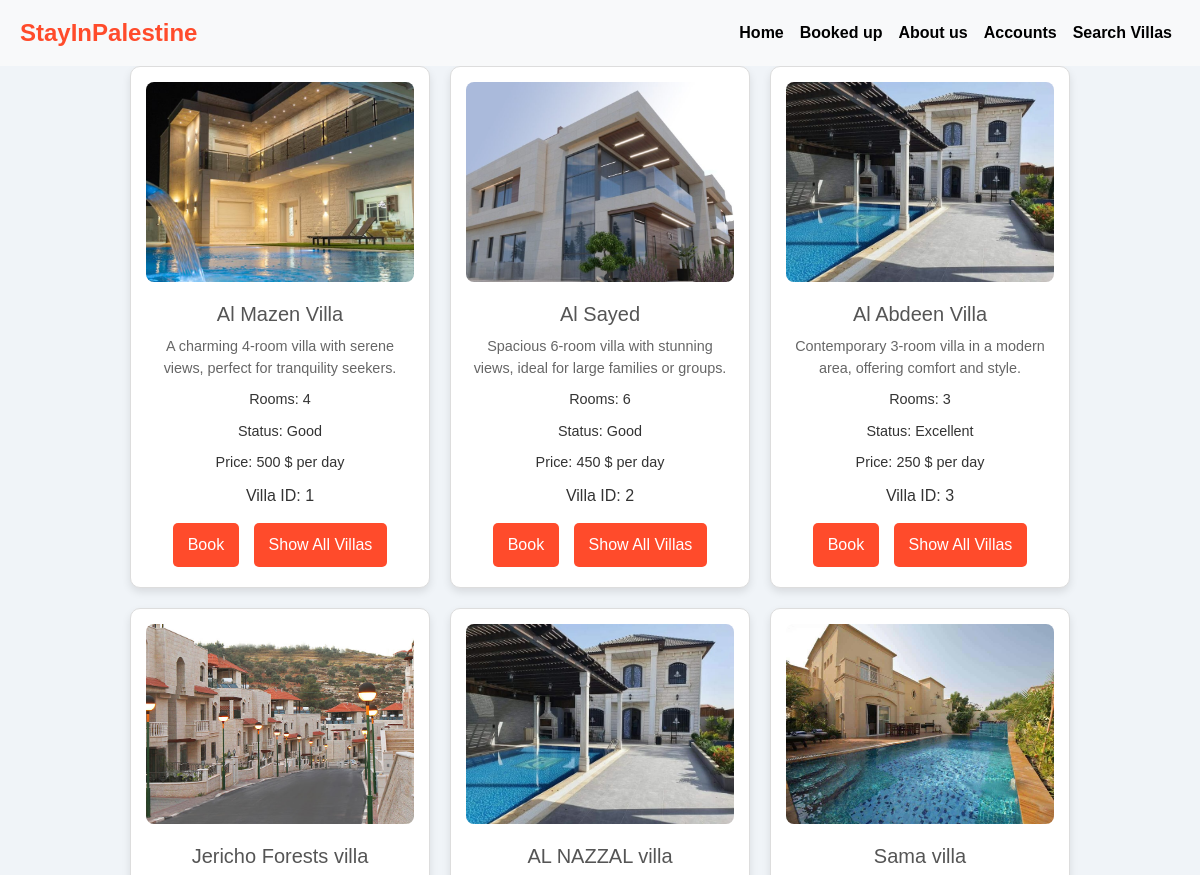
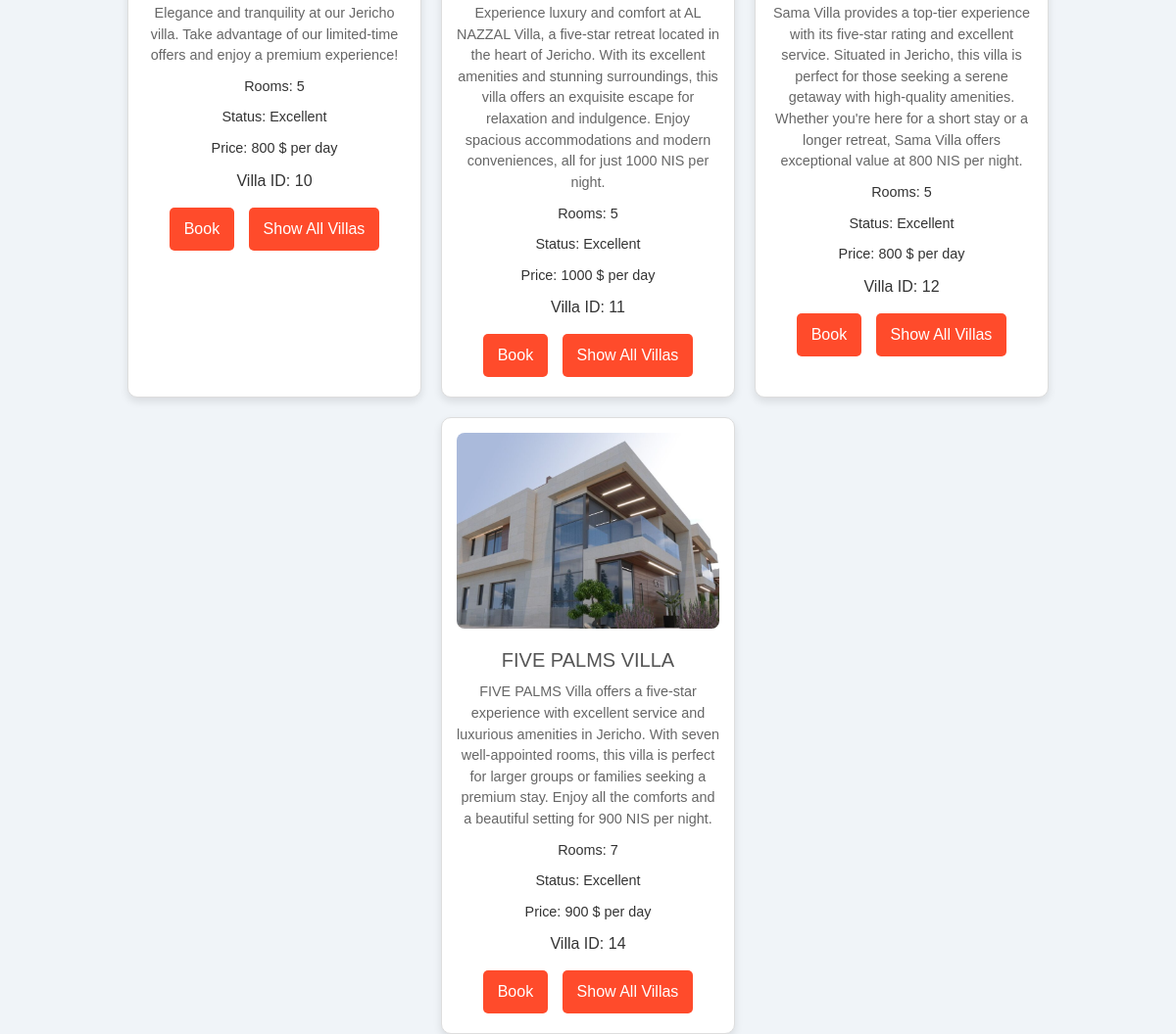
Before: /villas/Jericho/ with the older database file (2 pictures, top to bottom).
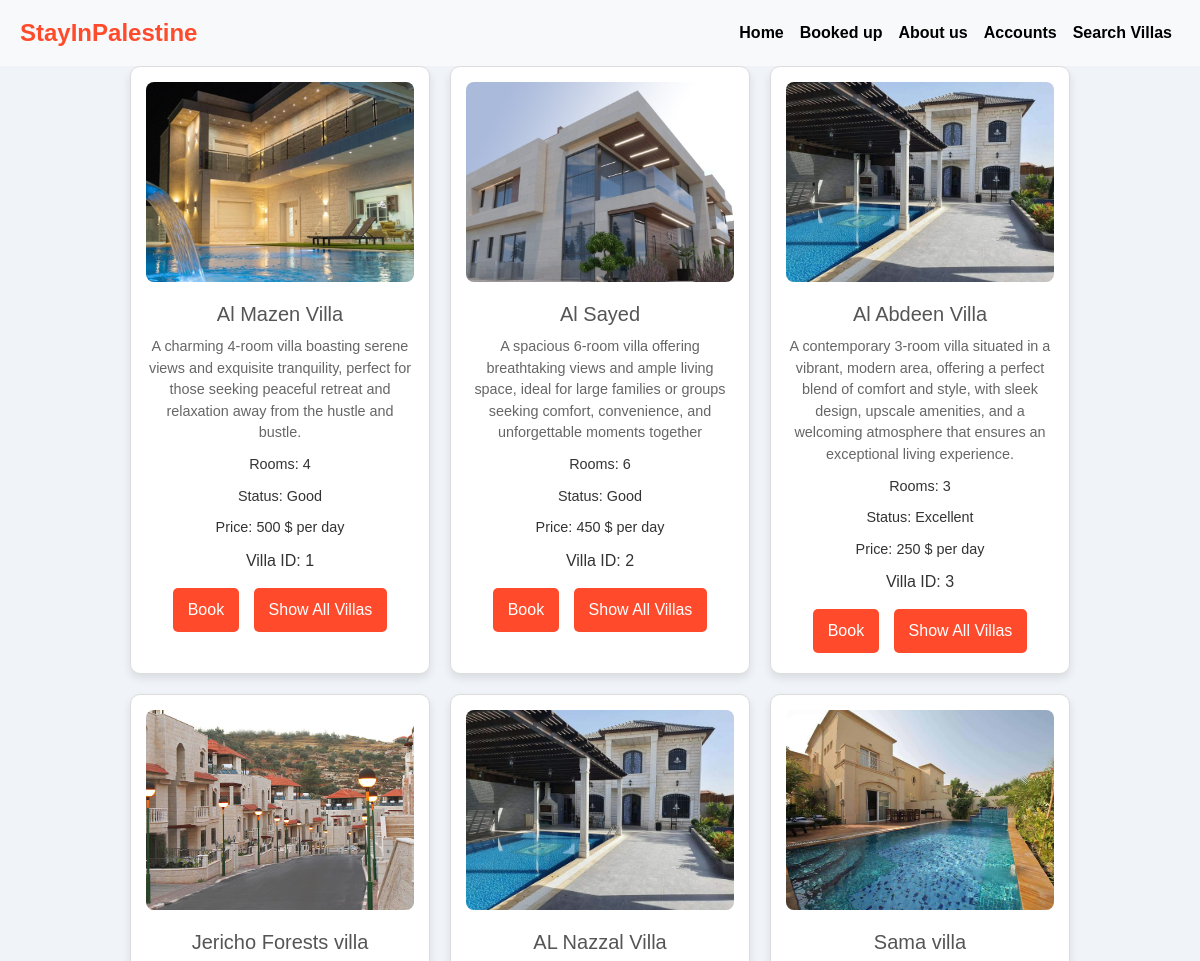
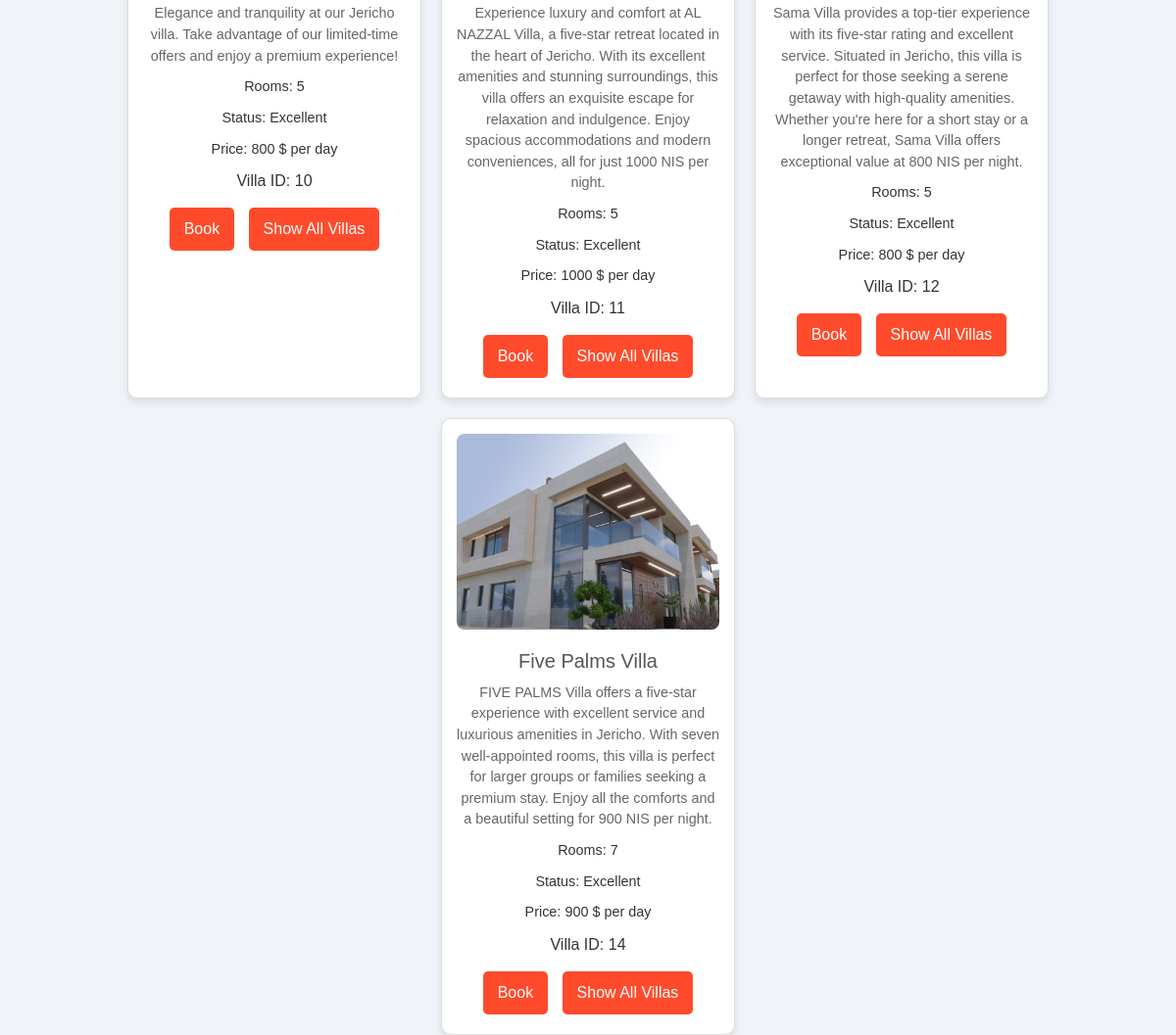
After: the same page with the newer database file (2 pictures, top to bottom).
### group/models.py (models this page shows)
class villas(models.Model):
    image = models.ImageField(upload_to='img')
    name = models.CharField(max_length=30)
    desc = models.TextField()
    rooms = models.IntegerField()
    status = models.CharField(max_length=20)
    location = models.CharField(max_length=30)
    price = models.IntegerField()
    user_id = models.ForeignKey(user, on_delete=models.CASCADE)

### group/views.py (the view)
# urls.py: path('villas/<str:location>/', views.villas_by_location, name='villas_by_location'),
def villas_by_location(request, location):
    First_name = request.session.get('First_name')
    Last_name = request.session.get('Last_name')
    if First_name and Last_name:
        user_name = f"{First_name} {Last_name}"
    else:
        user_name = None
    villass = villas.objects.filter(location=location)
    return render(request, 'villas_by_location.html', {'villas': villass ,'user_name': user_name})

### group/templates/villas_by_location.html (shortened to what this page needs)
<!DOCTYPE html>
<html lang="en">
<head>
    {% load static %}
    <link href="https://stackpath.bootstrapcdn.com/bootstrap/4.5.2/css/bootstrap.min.css" rel="stylesheet">
    <link rel="stylesheet" href="{% static 'css/location.css' %}">
</head>
<body>
      <nav class="navbar navbar-expand-lg bg-light">
        <a class="navbar-brand" href="{% url 'index' %}">StayInPalestine</a>
        <div class="collapse navbar-collapse" id="navbarNav">
            <ul class="navbar-nav ml-auto">
                <li class="nav-item">
                    <a class="nav-link" href="{% url 'index' %}">Home</a>
                </li>
                <li class="nav-item">
                    <a class="nav-link" href="{% url 'booked' %}">Booked up</a>
                </li>
                <li class="nav-item">
                    <a class="nav-link" href="{% url 'about' %}">About us</a>
                </li>
                    {% if user_name %}
                    <a class="nav-link" href="{% url 'logout' %}">Logout</a>
                {% else %}
                <li class="nav-item">
                    <a class="nav-link" href="{% url 'login' %}">Accounts</a>
                    {% endif %}
                </li>
                <li class="nav-item">
                    <a class="nav-link" href="{% url 'villas' %}">Search Villas</a>
                </li>
            </ul>
        </div>
    </nav>
        <div class="villa-details">
          {% for villa in villas %}
              <div class="villa-card">
                  <img src="{{ villa.image.url }}" class="villa-image" alt="Villa Image">
                  <h2 class="villa-name">{{ villa.name }}</h2>
                  <p class="villa-desc">{{ villa.desc }}</p>
                  <p class="villa-rooms">Rooms: {{ villa.rooms }}</p>
                  <p class="villa-status">Status: {{ villa.status }}</p>
                  <p class="villa-price">Price: {{ villa.price }} $ per day</p>
                  <div class="villa-actions">
                      <p class="villa-id">Villa ID: {{ villa.id }}</p>
                      <a href="{% url 'booking' villa.id %}" class="action-button">Book</a>
                      <a href="{% url 'villas' %}" class="action-button">Show All Villas</a>
                  </div>
              </div>
          {% endfor %}
        </div>
</body>
</html>

### group/static/css/location.css (style rules this page uses)
body { font-family: Arial, sans-serif; background: #f0f4f8; color: #333; }
.navbar { background: #ad184c; width: 100%; left: 0; right: 0; top: 0; z-index: 10; padding: 10px 20px; }
.navbar-brand { color: #ff4b2b !important; font-weight: bold; font-size: x-large; }
.navbar-nav .nav-link { color: black !important; font-weight: bold!important; }
.villa-details { display: flex; flex-wrap: wrap; gap: 20px; justify-content: center; }
.villa-card { background: #ffffff; border: 1px solid #ddd; border-radius: 10px; box-shadow: 0 4px 8px rgba(0, 0, 0, 0.1); overflow: hidden; width: 300px; padding: 15px; text-align: center; }
.villa-card h1, .villa-card h2, .villa-card p { margin: 10px 0; }
.villa-image { width: 100%; height: 200px; object-fit: cover; border-radius: 8px; margin-bottom: 10px; }
.villa-name { font-size: 1.25rem; color: #555; }
.villa-desc { font-size: 0.9rem; color: #666; }
.villa-rooms, .villa-status, .villa-price { font-size: 0.9rem; color: #333; }
.villa-actions { margin-top: 10px; }
.action-button { display: inline-block; padding: 10px 15px; margin: 5px; background:#ff4b2b; color: #fff; text-decoration: none; border-radius: 5px; font-weight: 500; }

Changed rows visible on the page:
changed villas "Al Mazen Villa": desc "A charming 4-room villa with serene views, perfect for tranquility seekers." → "A charming 4-room villa boasting serene views and exquisite tranquility, perfect for those seeking peaceful retreat and relaxation away from the hustle and bustle."
changed villas "Al Sayed": desc "Spacious 6-room villa with stunning views, ideal for large families or groups." → "A spacious 6-room villa offering breathtaking views and ample living space, ideal for large families or groups seeking comfort, convenience, and unforgettable moments together"
changed villas "Al Abdeen Villa": desc "Contemporary 3-room villa in a modern area, offering comfort and style." → "A contemporary 3-room villa situated in a vibrant, modern area, offering a perfect blend of comfort and style, with sleek design, upscale amenities, and a welcoming atmosphere that ensures an exceptional living experience."
changed villas id 11: name "AL NAZZAL villa" → "AL Nazzal Villa"
changed villas id 14: name "FIVE PALMS VILLA" → "Five Palms Villa"
